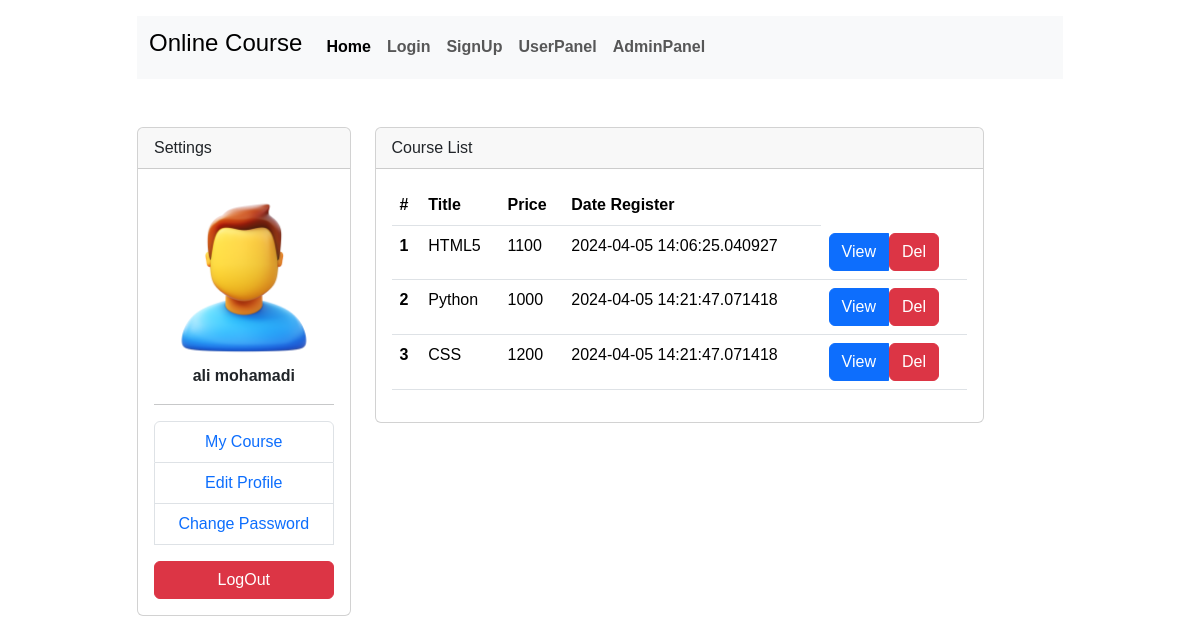
Page /register_list (signed in) on the committed database.
### models.py (models this page shows)
class user(UserMixin, db.Model):
    id = db.Column(db.Integer, primary_key=True)
    name = db.Column(db.String(50))
    email = db.Column(db.String(150))
    password = db.Column(db.String)
    admin = db.Column(db.Boolean, default = False)
    date_created = db.Column(db.DateTime, default=datetime.now())

class register(db.Model):
    id = Column(Integer, primary_key=True)
    user_id = Column(Integer, ForeignKey('user.id'))
    course_id = Column(Integer, ForeignKey('course.id'))
    date_register = Column(DateTime, default=datetime.now())
    def get_course(self):
        return course.query.filter_by(id = self.course_id).one()

class course(db.Model):
    id = Column(Integer, primary_key=True)
    title = Column(String)
    price = Column(Integer, default=0)
    content = Column(Text)
    image = Column(String, default='/uploads/default.jpg')
    date_created = Column(DateTime, default=datetime.now())
    updated_corse = Column(DateTime, default=datetime.now(), onupdate=datetime.now())

### app.py (the view)
@app.route('/register_list', methods = ['GET', 'POST'])
def register_list():
    register_list_info = db.session.query(register).filter_by(user_id = current_user.id).all()
    if request.method == 'POST':
        db.session.query(register).filter_by(id = request.args.get('id')).delete()
        db.session.commit()
        return redirect(url_for('register_list'))
    return render_template('panel_register.html', courses = register_list_info)

### app.py (called while the page is built)
@LoginManager.user_loader
def user_loder(user_id):
    return user.query.get(user_id)

@app.before_request
def creat_database():
    db.create_all()

### templates/panel_register.html (shortened to what this page needs)
{% extends 'base.html' %}
{% block content %}
<div class="container mt-5">
    <div class="row justify-content-center">
        <div class="col-md-10">
            <div class="row">
                {% include 'panel_menu.html' %}
                <div class="col-8">
                    <div class="card">
                        <div class="card-header">Course List</div>
                        <div class="card-body">
                            <table class="table">
                                <thead>
                                    <tr>
                                        <th scope="col">#</th>
                                        <th scope="col">Title</th>
                                        <th scope="col">Price</th>
                                        <th scope="col">Date Register</th>
                                    </tr>
                                </thead>
                                <tbody>
                                    {% for course in courses %}
                                    <tr>
                                        <th scope="row">{{ loop.index }}</th>
                                        <td>{{ course.get_course().title }}</td>
                                        <td>{{ course.get_course().price }}</td>
                                        <td>{{ course.date_register }}</td>
                                        <td>
                                            <div class="btn-group" role="group">
                                                <a href="/single_page?id={{course.course_id}}" class="btn btn-primary btn-small">View</a>
                                                <form action="{{url_for('register_list')}}?id={{course.id}}" method="post">
                                                    <button href="#" class="btn btn-danger btn-small">Del</button>
                                                </form>
                                            </div>
                                        </td>
                                    </tr>
                                    {% endfor %}
                                </tbody>
                              </table>
                        </div>
                    </div>
                </div>
            </div>
        </div>
    </div>
</div>
{% endblock %}

### templates/panel_menu.html
<div class="col-3">
    <div class="card">
        <div class="card-header">Settings</div>
        <div class="card-body text-center">
            <a href="/panel"><img src="static/img/avatar.png" style="width: 100%;"/></a>
            <b>{{ current_user.name }}</b>
            <hr>
            <ul class="list-group text-center">
                <li class="list-group-item"><a href="/register_list">My Course</a> </li>
                <li class="list-group-item"><a href="/edit_profile">Edit Profile</a> </li>
                <li class="list-group-item"><a href="/change_password">Change Password</a> </li>
                <form class="mt-3" action="{{ url_for('logout') }}" method="post">
                    <button class="btn btn-small btn-danger w-100" >LogOut</button>
                </form>
            </ul>
        </div>
    </div>
 </div>

### static/css/app.css (style rules this page uses)
a { text-decoration: none !important; }

### templates/header.html (style rules this page uses)
body { background-image: url('static/img/bg2.jpg'); background-repeat: no-repeat; background-attachment: fixed; background-size: cover; font-family:Arial, Helvetica, sans-serif }

### rows in the picture
user: name "ali mohamadi"
register: get_course "HTML5", get_course "1100", date_register "2024-04-05 14:06:25.040927"
register: get_course "Python", get_course "1000", date_register "2024-04-05 14:21:47.071418"
register: get_course "CSS", get_course "1200", date_register "2024-04-05 14:21:47.071418"
